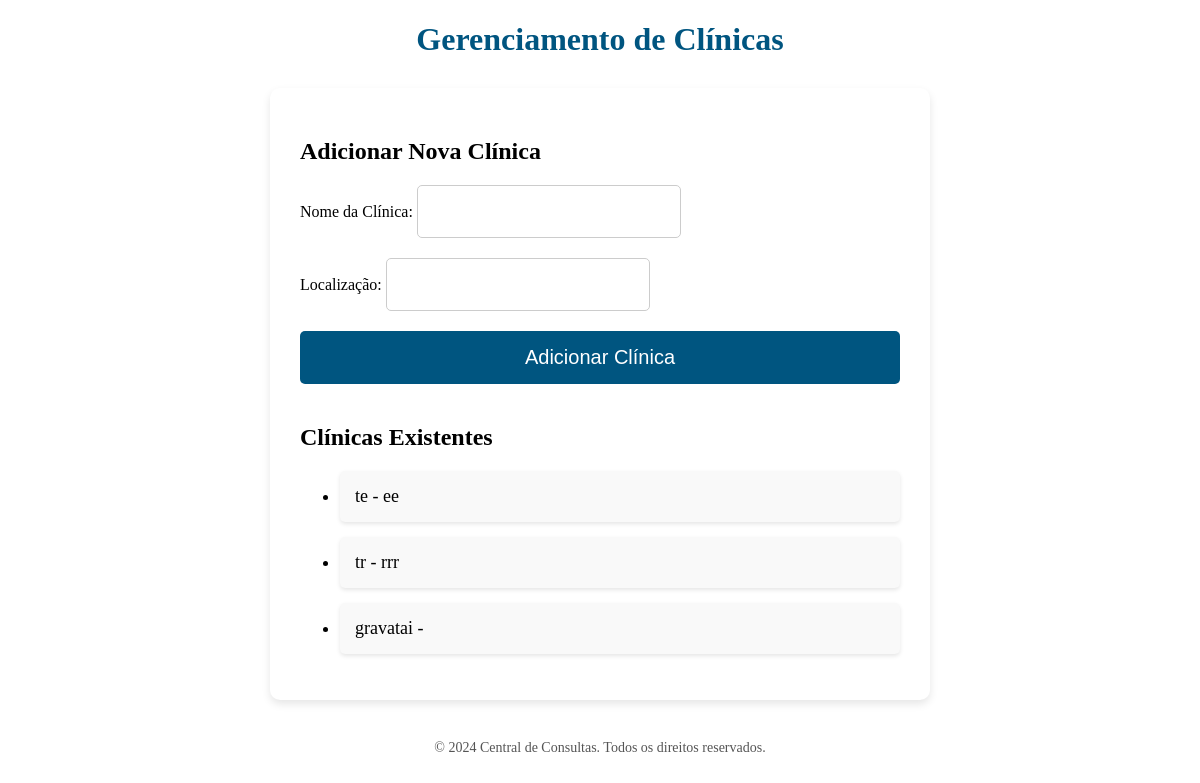
Page /admin/clinics on the earlier database version.
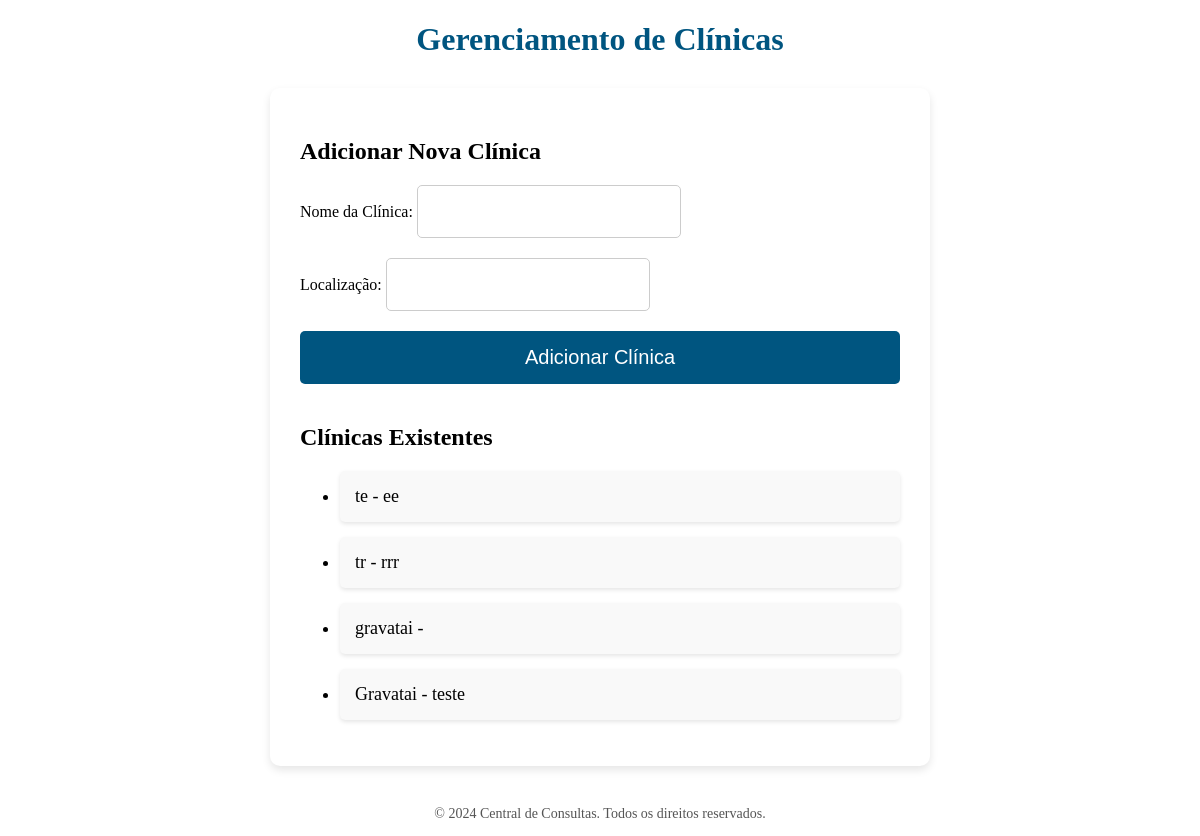
Same page on the later database version.
### models.py (models this page shows)
class Clinic(db.Model):
    id = db.Column(db.Integer, primary_key=True)
    name = db.Column(db.String(100), nullable=False)
    location = db.Column(db.String(100), nullable=True)  # Localização opcional

### app.py (the view, shortened to what this page needs)
@app.route('/admin/clinics', methods=['GET', 'POST'])
def manage_clinics():
    clinics = Clinic.query.all()  # Pega todas as clínicas para exibir na página
    return render_template('admin_clinics.html', clinics=clinics)

### templates/admin_clinics.html (shortened to what this page needs)
<!DOCTYPE html>
<html lang="pt-br">
<head>
    <link rel="stylesheet" href="/static/styleadminClinic.css">
</head>
<body>
    <header>
        <h1>Gerenciamento de Clínicas</h1>
    </header>
    <main>
        <section aria-labelledby="add-clinic-section">
            <h2 id="add-clinic-section">Adicionar Nova Clínica</h2>
            <form action="/admin/clinics" method="POST" class="clinic-form">
                <div class="form-group">
                    <label for="name">Nome da Clínica:</label>
                    <input type="text" id="name" name="name" required>
                </div>
                <div class="form-group">
                    <label for="location">Localização:</label>
                    <input type="text" id="location" name="location">
                </div>
                <button type="submit" class="submit-button">Adicionar Clínica</button>
            </form>
        </section>
        <section aria-labelledby="existing-clinics-section">
            <h2 id="existing-clinics-section">Clínicas Existentes</h2>
            <ul class="clinic-list">
                {% for clinic in clinics %}
                <li>{{ clinic.name }} - {{ clinic.location }}</li>
                {% endfor %}
            </ul>
        </section>
    </main>
    <footer>
        <p>&copy; 2024 Central de Consultas. Todos os direitos reservados.</p>
    </footer>
</body>
</html>

### static/styleadminClinic.css (style rules this page uses)
header { text-align: center; margin-bottom: 20px; }
header h1 { font-size: 32px; color: #005580; margin-bottom: 30px; }
main { width: 100%; max-width: 600px; margin: 0 auto; background-color: #fff; padding: 30px; border-radius: 10px; box-shadow: 0 4px 8px rgba(0, 0, 0, 0.1); }
.clinic-form { display: flex; flex-direction: column; gap: 20px; margin-bottom: 40px; }
.form-group input { padding: 15px; border: 1px solid #ccc; border-radius: 5px; font-size: 18px; }
.submit-button { padding: 15px; background-color: #005580; color: #fff; border: none; border-radius: 5px; font-size: 20px; cursor: pointer; transition: background-color 0.3s ease; }
.clinic-list li { background-color: #f9f9f9; padding: 15px; margin-bottom: 15px; border-radius: 5px; box-shadow: 0 2px 4px rgba(0, 0, 0, 0.1); font-size: 18px; }
footer { text-align: center; margin-top: 40px; font-size: 14px; color: #555; }

Differences in the rows shown:
added Clinic: name "Gravatai", location "teste"
